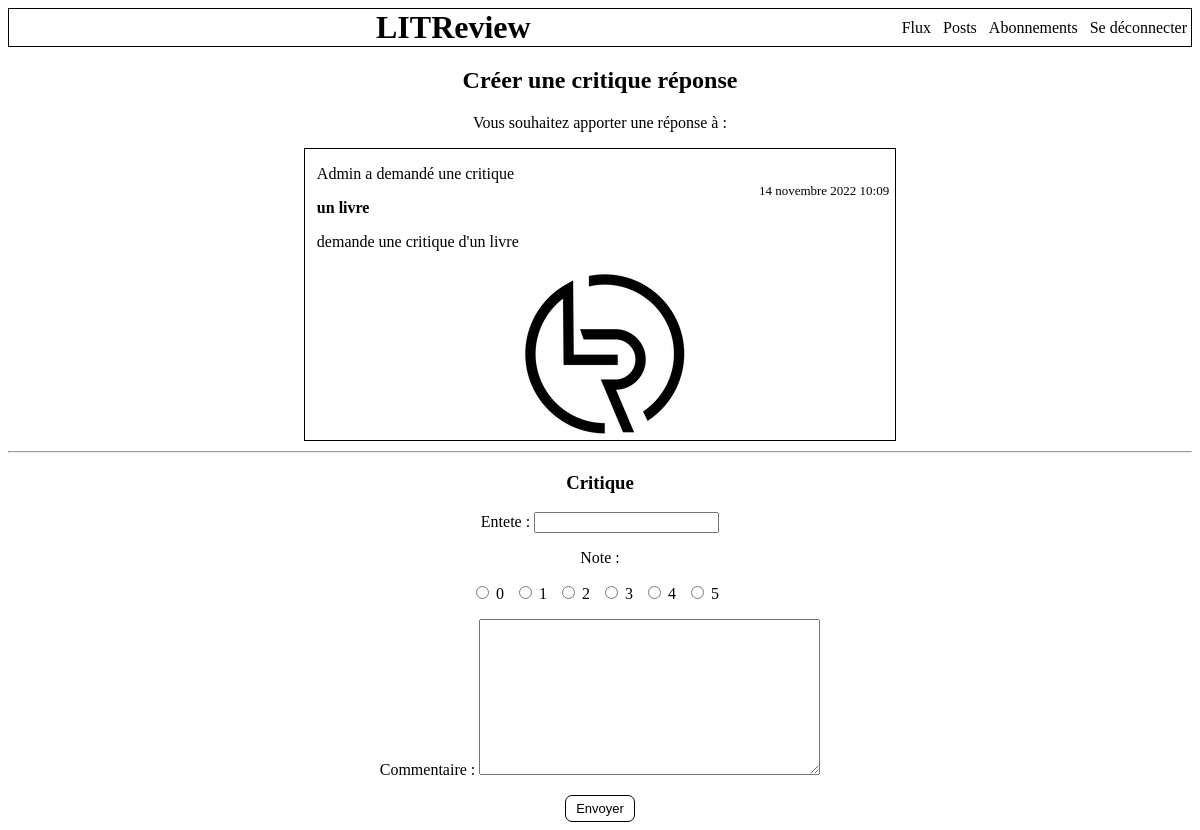
Page /critique/6/reponse/ (signed in) on the committed database.
### blog/models.py (models this page shows)
class Ticket(models.Model):
    titre = models.CharField(max_length=128)
    description = models.TextField(max_length=2048, blank=True)
    user = models.ForeignKey(to=settings.AUTH_USER_MODEL,
                             on_delete=models.CASCADE)
    image = models.ImageField(null=True, blank=True)
    date = models.DateTimeField(auto_now_add=True)

### connexion/models.py (models this page shows)
class User(AbstractUser):
    abonnement = models.ManyToManyField("self", through="Abonnement",
                                        symmetrical=False)

### blog/views.py (the view, shortened to what this page needs)
@login_required
def creer_critique_reponse(request, ticket_id):
    ticket = get_object_or_404(models.Ticket, id=ticket_id)
    critique_form = forms.CritiqueForm()
    context = {"critique_form": critique_form, "ticket": ticket}
    return render(request, "creer_critique_reponse.html", context=context)

### blog/forms.py
class CritiqueForm(forms.ModelForm):
    CHOIX = [("0", "0"), ("1", "1"), ("2", "2"), ("3", "3"), ("4", "4"),
             ("5", "5")]
    note = forms.ChoiceField(widget=forms.RadioSelect, choices=CHOIX)
    modifier_critique = forms.BooleanField(widget=forms.HiddenInput,
                                           initial=True)
    class Meta:
        model = models.Critique
        fields = ["entete", "note", "commentaire"]

### blog/templatetags/blog_extras.py (called while the page is built)
@register.simple_tag(takes_context=True)
def modifier_affichage(context, user):
    if user == context["user"]:
        return "Vous avez"
    return f"{user.username} a"

### blog/templates/creer_critique_reponse.html (shortened to what this page needs)
{% extends "base.html" %}
{% block content %}
<div id="créer_critique_réponse">
    <h2>Créer une critique réponse</h2>
    <form method="post" enctype="multipart/form-data">
        <p>Vous souhaitez apporter une réponse à :</p>
        <article class="ticket">
            {% include "partials/ticket.html" %}
        </article>
        <hr>
        <h3>Critique</h3>
        {{ critique_form.as_p }}
        <button class="bouton" type="submit">Envoyer</button>
    </form>
</div>
{% endblock content %}

### blog/templates/partials/ticket.html
{% load blog_extras %}
<p class="user">{% modifier_affichage ticket.user %} demandé une critique</p>
<p class="date">{{ ticket.date }}</p>
<p class="titre">{{ ticket.titre }}</p>
<p>{{ ticket.description }}</p>
{% if ticket.image %}
    <img src="{{ ticket.image.url }}">
{% endif %}

### LITReview/static/styles.css (style rules this page uses)
* { font-family: "Arial", "Georgia", "sans-serif" box-sizing: border-box; }
.bouton { color: black; text-decoration: none; font-size: small; background-color: white; border: 1px black solid; border-radius: 7px; padding: 5px 10px 5px 10px; }
#flux, #posts, #créer_ticket, #modifier_ticket, #créer_critique, #modifier_critique, #créer_critique_réponse { text-align: center; }
.ticket, .critique { border: 1px black solid; margin-bottom: 10px; margin-left: 25%; margin-right: 25%; text-align: left; padding-left: 1%; }
.ticket .user, .critique .user { margin-bottom: 0; }
.ticket .date, .critique .date { font-size: small; text-align: right; padding-right: 1%; margin-top: 0; margin-bottom: 0; }
.ticket .titre, .critique .entete { margin-top: 0; margin-bottom: 0; font-weight: bold; }
.ticket img { display: block; margin: auto; }
#id_note { display: flex; justify-content: center; }
#id_note div { margin-right: 10px; }

### rows in the picture
Ticket: user.username "Admin a", date "14 novembre 2022 10:09", titre "un livre", description "demande une critique d'un livre", image (picture)
